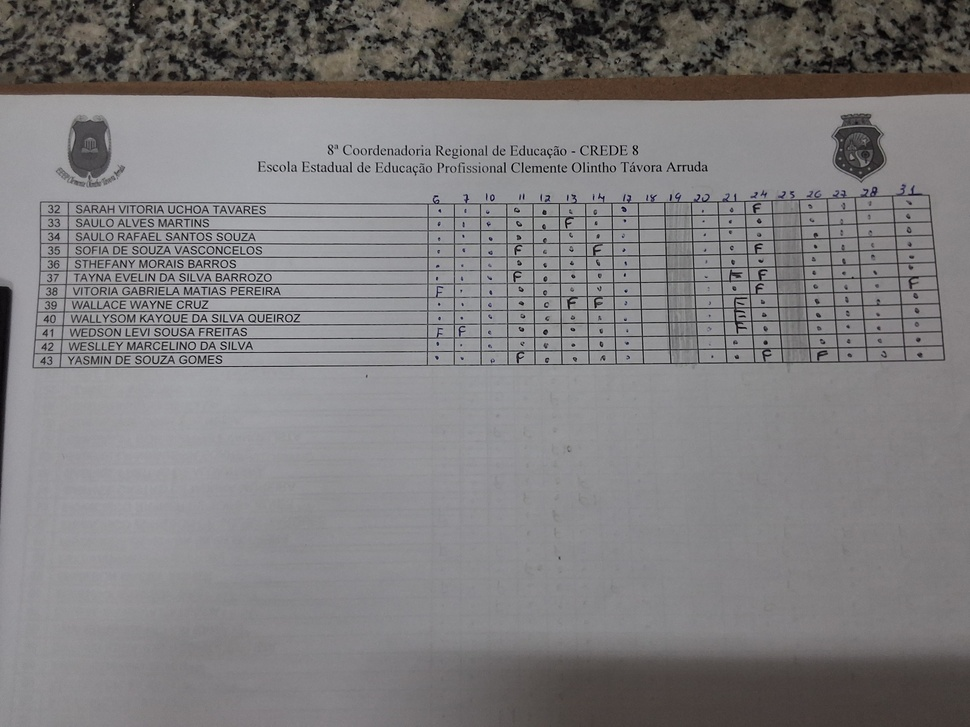
#> input picture img/folha_teste_1 (1).jpg, 970 x 727 px, shrunk from 3264 x 2448 before the run
$ python main.py
#> lines starting #> are read from the running program, lines starting #| are printed output that depends on the picture; after the words box and inside, x2 and y2 are one past the last pixel; in counts of white or black regions, pixels touching at a corner belong together
### src/leitor_imagem.py
import cv2

def carregar_imagem(caminho):
    imagem = cv2.imread(caminho)
    if imagem is None:
        raise FileNotFoundError(f"Nao foi possivel carregar a imagem: {caminho}")
    return imagem

### src/processamento.py

import cv2


# ==================================================
# 1. BINARIZAÇÃO DA IMAGEM
# ==================================================

def binarizar_imagem(imagem):
    """
    Converte uma imagem BGR em uma imagem binária
    com os elementos escuros destacados em branco.
    """

    # Conversão para escala de cinza
    imagem_cinza = cv2.cvtColor(
        imagem,
        cv2.COLOR_BGR2GRAY
    )

    # Aplicação da binarização adaptativa
    imagem_adaptativa = cv2.adaptiveThreshold(
        imagem_cinza,
        255,
        cv2.ADAPTIVE_THRESH_GAUSSIAN_C,
        cv2.THRESH_BINARY,
        31,
        10
    )

    # Inversão: elementos escuros ficam brancos
    imagem_invertida = cv2.bitwise_not(
        imagem_adaptativa
    )

    return imagem_invertida


# ==================================================
# 2. EXTRAÇÃO DA GRADE
# ==================================================

def extrair_grade(imagem_binaria):
    """
    Identifica linhas horizontais e verticais
    utilizando operações morfológicas.
    """

    # Elemento estruturante horizontal
    kernel_horizontal = cv2.getStructuringElement(
        cv2.MORPH_RECT,
        (40, 1)
    )

    # Elemento estruturante vertical
    kernel_vertical = cv2.getStructuringElement(
        cv2.MORPH_RECT,
        (1, 40)
    )

    # Detecção das linhas horizontais
    linhas_horizontais = cv2.morphologyEx(
        imagem_binaria,
        cv2.MORPH_OPEN,
        kernel_horizontal
    )

    # Detecção das linhas verticais
    linhas_verticais = cv2.morphologyEx(
        imagem_binaria,
        cv2.MORPH_OPEN,
        kernel_vertical
    )

    # Combinação das linhas detectadas
    grade = cv2.bitwise_or(
        linhas_horizontais,
        linhas_verticais
    )

    return grade

### src/detector_grade.py

import cv2


# ==================================================
# 1. DETECÇÃO DOS CONTORNOS
# ==================================================

def detectar_contornos(grade):
    """
    Identifica os contornos presentes na imagem
    binária da grade.
    """

    contornos, _ = cv2.findContours(
        grade,
        cv2.RETR_EXTERNAL,
        cv2.CHAIN_APPROX_SIMPLE
    )

    return contornos


# ==================================================
# 2. SELEÇÃO DO MAIOR CONTORNO
# ==================================================

def selecionar_maior_contorno(contornos):
    """
    Seleciona o contorno com a maior área.

    Retorna None caso nenhum contorno seja encontrado.
    """

    if len(contornos) == 0:
        return None

    maior_contorno = max(
        contornos,
        key=cv2.contourArea
    )

    return maior_contorno


# ==================================================
# 3. DETECÇÃO DOS VÉRTICES
# ==================================================

def detectar_vertices(contorno):
    """
    Aproxima um contorno por um polígono
    e retorna os vértices encontrados.
    """

    perimetro = cv2.arcLength(
        contorno,
        True
    )

    aproximacao = cv2.approxPolyDP(
        contorno,
        0.02 * perimetro,
        True
    )

    return aproximacao

### main.py
"""Diagnóstico de grade e células do Projeto Frequência Inteligente.

Exibe apenas duas figuras por fotografia: grade e células pré-processadas.
"""

import cv2
import numpy as np
import matplotlib.pyplot as plt

from src.leitor_imagem import carregar_imagem
from src.processamento import binarizar_imagem, extrair_grade
from src.detector_grade import (
    detectar_contornos,
    selecionar_maior_contorno,
    detectar_vertices,
)
from src.segmentacao import (
    detectar_linhas_internas,
    localizar_linhas,
    localizar_linhas_por_faixas,
    reconstruir_linhas_horizontais,
    localizar_verticais_por_faixas,
    reconstruir_linhas_verticais,
)
from src.perspectiva import corrigir_perspectiva
from src.extracao_celulas import extrair_celulas
from src.classificador_celulas import preprocessar_celula, analisar_componentes

CAMINHOS = [
    "img/folha_teste_1 (1).jpg",
    "img/folha_teste_1 (2).jpg",
]
LINHA_ALUNO = 1
QUANTIDADE_AMOSTRAS = 6


# [64 lines left out: functions mostrar_grade, mostrar_analise_celulas, not called in this run]


def processar_fotografia(caminho):
    print("\n" + "=" * 55)
    print(f"PROCESSANDO: {caminho}")
    print("=" * 55)

    imagem = carregar_imagem(caminho)
    if imagem is None:
        print("Imagem não carregada; verifique o caminho.")
        return
    altura, largura = imagem.shape[:2]
    print(f"Imagem carregada: {largura} x {altura} px")

    imagem_binaria = binarizar_imagem(imagem)
    grade = extrair_grade(imagem_binaria)
    contornos = detectar_contornos(grade)
    maior_contorno = selecionar_maior_contorno(contornos)
    if maior_contorno is None:
        print("Nenhum contorno encontrado.")
        return

    aproximacao = detectar_vertices(maior_contorno)
    print(f"Contornos: {len(contornos)} | Vértices: {len(aproximacao)}")
    if len(aproximacao) != 4:
        print("Não foi possível corrigir a perspectiva: são necessários 4 vértices.")
        return

    imagem_corrigida = corrigir_perspectiva(imagem, aproximacao.reshape(4, 2))
    altura_corrigida, largura_corrigida = imagem_corrigida.shape[:2]
    horizontais, verticais, _ = detectar_linhas_internas(imagem_corrigida)
    pos_horizontais, pos_verticais = localizar_linhas(horizontais, verticais)
    print(f"Linhas globais: {len(pos_horizontais)} horizontais; "
          f"{len(pos_verticais)} verticais")

    faixas_h = localizar_linhas_por_faixas(
        horizontais, quantidade_faixas=8, percentual_minimo=0.45
    )
    linhas_h = reconstruir_linhas_horizontais(
        faixas_h, distancia_maxima=8, minimo_faixas=3,
        max_faixas_ausentes=1, largura_imagem=largura_corrigida,
        altura_imagem=altura_corrigida,
    )
    faixas_v = localizar_verticais_por_faixas(
        verticais, quantidade_faixas=8, percentual_minimo=0.45,
        distancia_agrupamento=3,
    )
    linhas_v = reconstruir_linhas_verticais(
        faixas_v, distancia_maxima=5, minimo_faixas=3,
        max_faixas_ausentes=1, altura_imagem=altura_corrigida,
        largura_imagem=largura_corrigida,
    )
    print(f"Linhas reconstruídas: {len(linhas_h)} horizontais; "
          f"{len(linhas_v)} verticais")

    print("\nPOSIÇÕES DAS LINHAS VERTICAIS RECONSTRUÍDAS")
    for indice, pontos in enumerate(linhas_v):
        coordenadas_x = [ponto[0] for ponto in pontos]
        if coordenadas_x:
            print(f"Linha vertical {indice:02d}: "
                  f"x médio = {np.mean(coordenadas_x):.2f} px")

    mostrar_grade(imagem_corrigida, linhas_h, linhas_v, caminho)

    celulas = extrair_celulas(
        imagem_corrigida, linhas_h, linhas_v, margem=2
    )
    print(f"\nCélulas extraídas: {len(celulas)}")
    mostrar_analise_celulas(celulas, caminho)
    print("Processamento concluído!")


if __name__ == "__main__":
    for caminho in CAMINHOS:
        processar_fotografia(caminho)
#> in carregar_imagem, imagem is the input picture: shape (727, 970, 3); mean B, G, R 125.8, 124.6, 126.6
#| Imagem carregada: 970 x 727 px
#> in binarizar_imagem, `imagem_adaptativa = cv2.adaptiveThreshold( imagem_cinza, 255, cv2.ADAP..`:
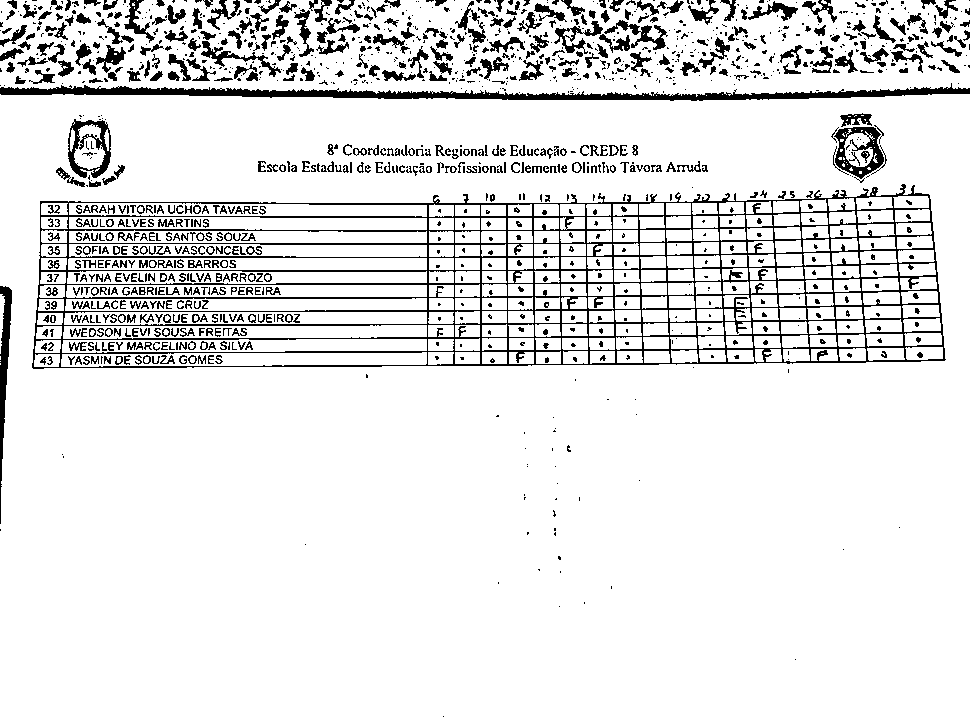
#> imagem_adaptativa: shape (727, 970); 89.8% white; 1364 black regions (782 under 20 px), largest, box (x1, y1, x2, y2) and area: (32, 184, 946, 369) 25572, (0, 83, 970, 101) 6254, (0, 286, 12, 524) 1181
#> in extrair_grade, `linhas_horizontais = cv2.morphologyEx( imagem_binaria, cv2.MORPH_OPEN,..`:
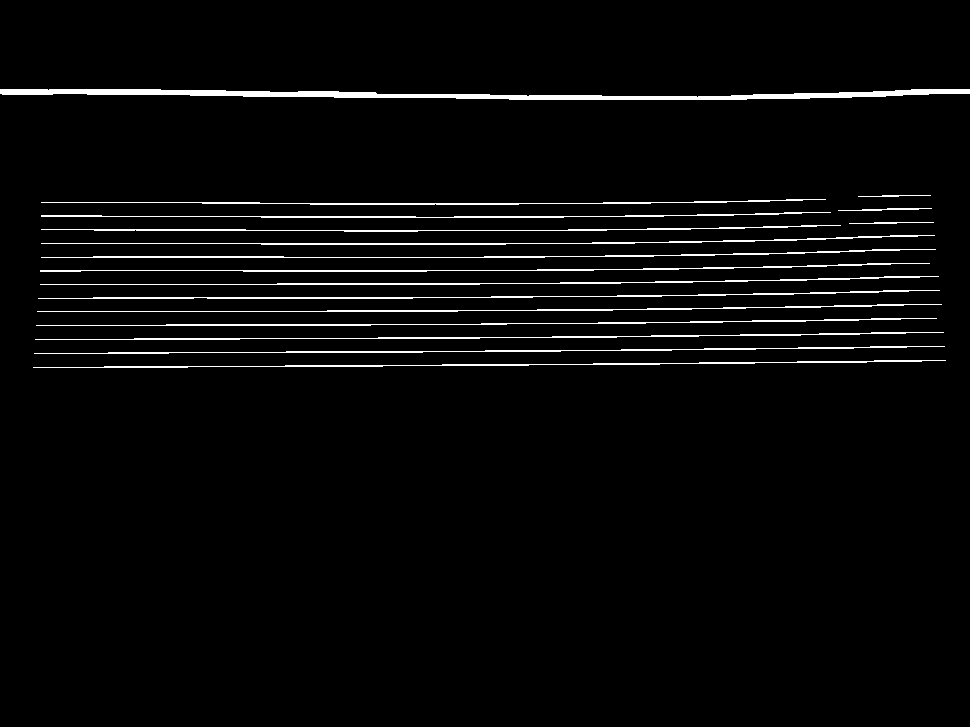
#> linhas_horizontais: shape (727, 970); 3.2% white in thin lines or dots, all inside (x1, y1, x2, y2) = (0, 89, 970, 368)
#> in extrair_grade, `linhas_verticais = cv2.morphologyEx( imagem_binaria, cv2.MORPH_OPEN, k..`:
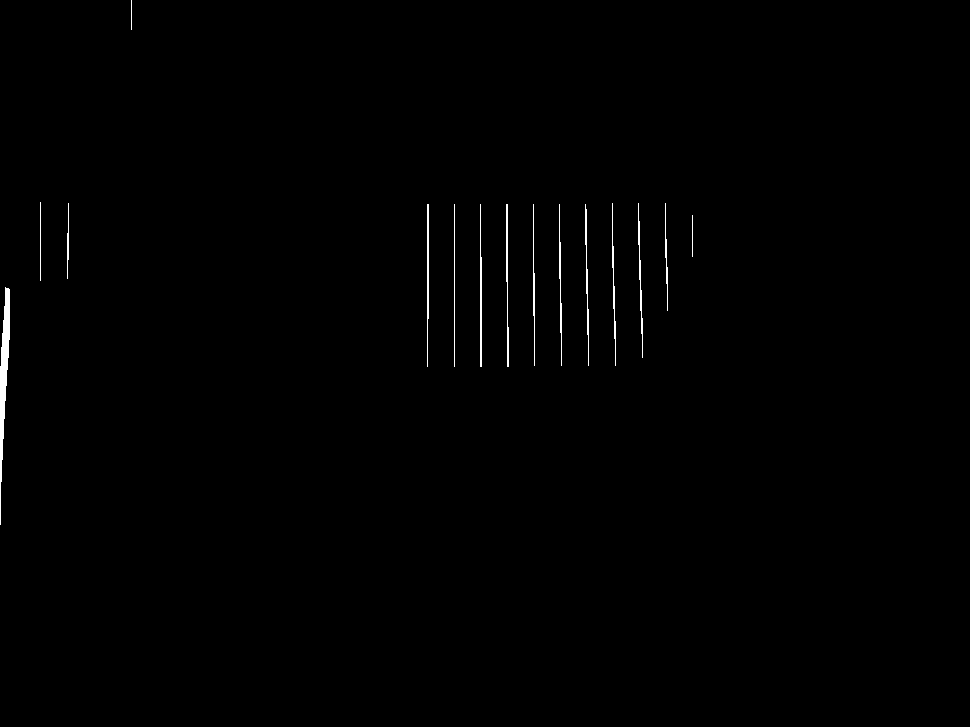
#> linhas_verticais: shape (727, 970); 0.51% white; 15 white regions, largest, box (x1, y1, x2, y2) and area: (0, 287, 10, 525) 1068, (506, 204, 509, 367) 281, (427, 204, 429, 367) 278
#> in extrair_grade, `grade = cv2.bitwise_or( linhas_horizontais, linhas_verticais )`:
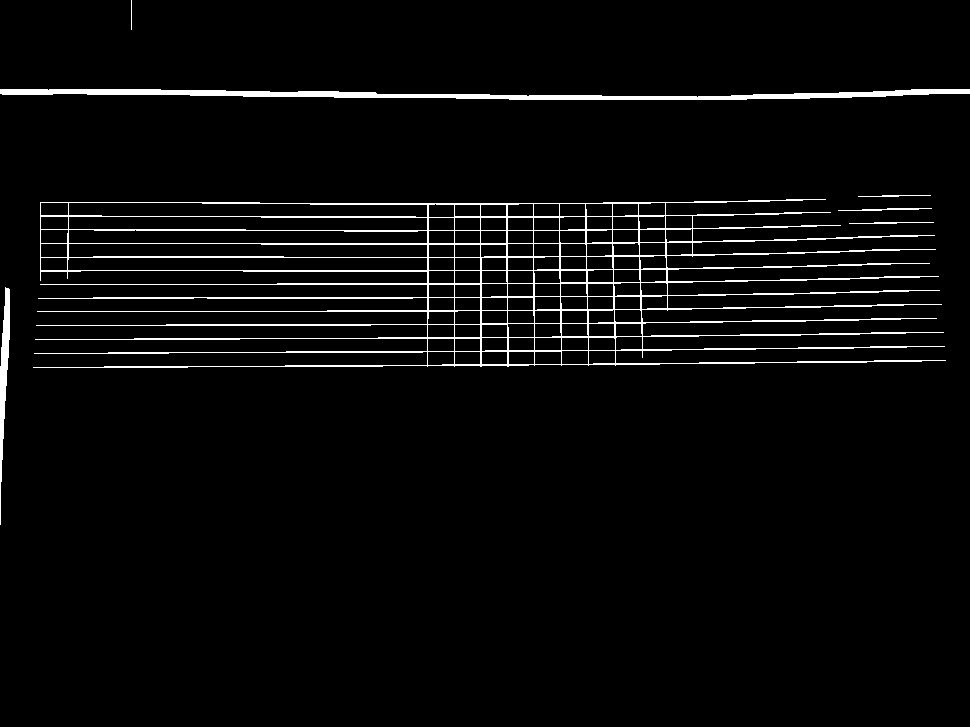
#> grade: shape (727, 970); 3.7% white in thin lines or dots, all inside (x1, y1, x2, y2) = (0, 0, 970, 525)
#> in detectar_contornos, `contornos, _ = cv2.findContours( grade, cv2.RETR_EXTERNAL, cv2.CHAIN_A..`: contornos = 7 contours, 2 with area under 20; largest, box (x1, y1, x2, y2) and area: (33, 199, 946, 368) 67560, (0, 89, 970, 100) 3978, (0, 287, 10, 525) 829, (838, 208, 932, 211) 52, (849, 222, 934, 224) 23
#> in selecionar_maior_contorno, `maior_contorno = max( contornos, key=cv2.contourArea )`: maior_contorno = contour of 420 points, box (x1, y1, x2, y2) (33, 199, 946, 368), area 67560
#> in detectar_vertices, `perimetro = cv2.arcLength( contorno, True )`: perimetro = 13653.1
#> in detectar_vertices, `aproximacao = cv2.approxPolyDP( contorno, 0.02 * perimetro, True )`: aproximacao = [[945, 360], [40, 202]]
#| Contornos: 7 | Vértices: 2
#> pass 2 of the loop `for caminho in CAMINHOS:`:
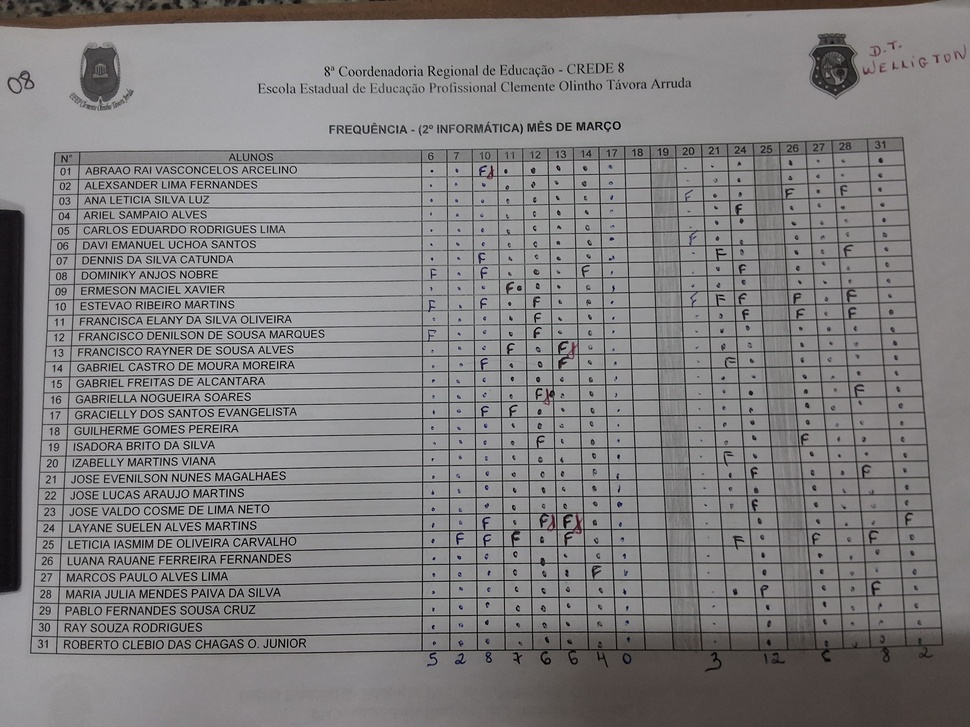
#> input picture img/folha_teste_1 (2).jpg, 970 x 727 px, shrunk from 3264 x 2448 before the run
#> in carregar_imagem, imagem is the input picture: shape (727, 970, 3); mean B, G, R 128.2, 127.6, 129.5
#| Imagem carregada: 970 x 727 px
#> in binarizar_imagem (call 2), `imagem_adaptativa = cv2.adaptiveThreshold( imagem_cinza, 255, cv2.ADAP..`:
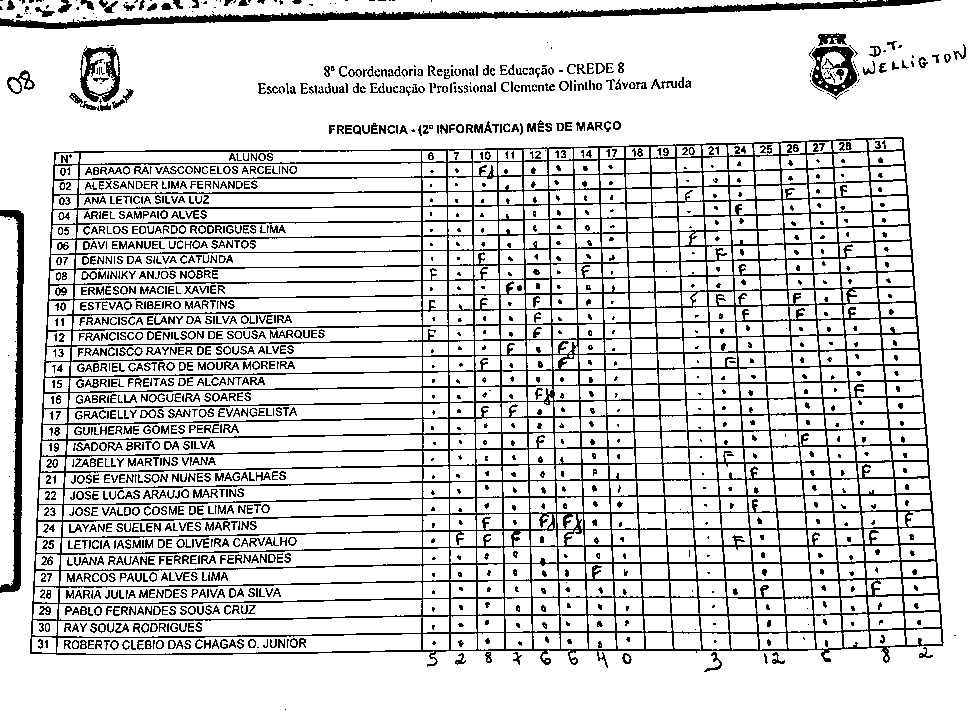
#> imagem_adaptativa: shape (727, 970); 83.8% white; black in thin lines or dots
#> imagem_invertida: shape (727, 970); 16.2% white in thin lines or dots
#> linhas_horizontais: shape (727, 970); 7% white in thin lines or dots, all inside (x1, y1, x2, y2) = (0, 0, 944, 655)
#> linhas_verticais: shape (727, 970); 1.4% white; 19 white regions, largest, box (x1, y1, x2, y2) and area: (14, 211, 24, 593) 2435, (522, 149, 533, 652) 798, (573, 148, 588, 644) 775
#> in extrair_grade (call 2), `grade = cv2.bitwise_or( linhas_horizontais, linhas_verticais )`:
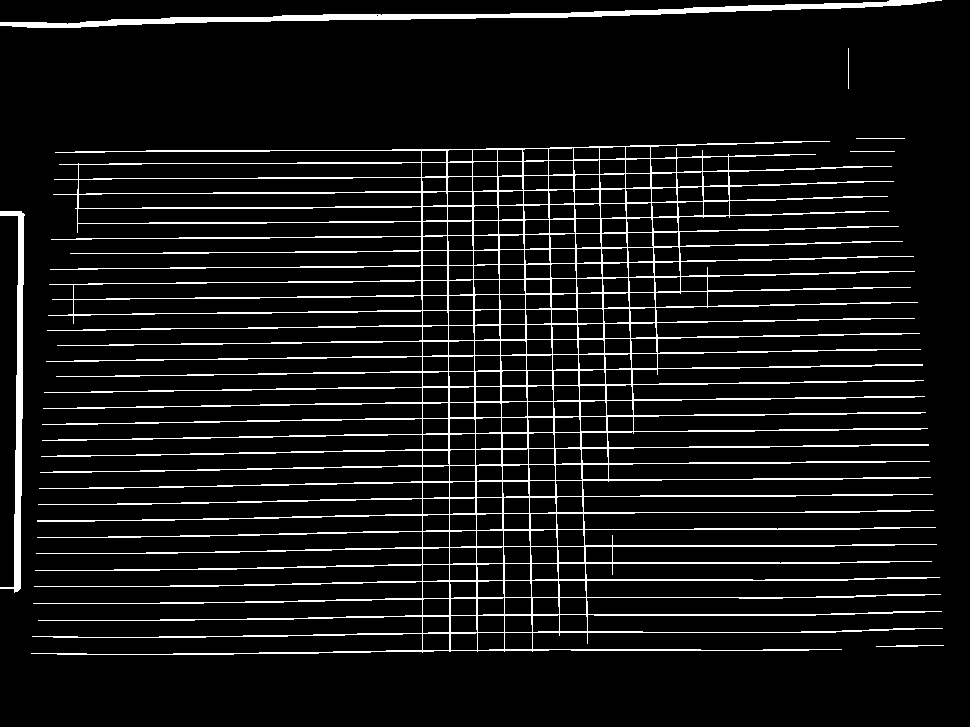
#> grade: shape (727, 970); 8.2% white in thin lines or dots, all inside (x1, y1, x2, y2) = (0, 0, 944, 655)
#> in detectar_contornos (call 2), `contornos, _ = cv2.findContours( grade, cv2.RETR_EXTERNAL, cv2.CHAIN_A..`: contornos = 7 contours, 3 with area under 20; largest, box (x1, y1, x2, y2) and area: (31, 141, 943, 655) 150112, (0, 0, 942, 28) 4014, (0, 211, 25, 593) 2150, (876, 645, 944, 647) 22
#| Contornos: 7 | Vértices: 2
    print(f"\nTotal de figuras criadas: {len(plt.get_fignums())}")
    plt.show()
